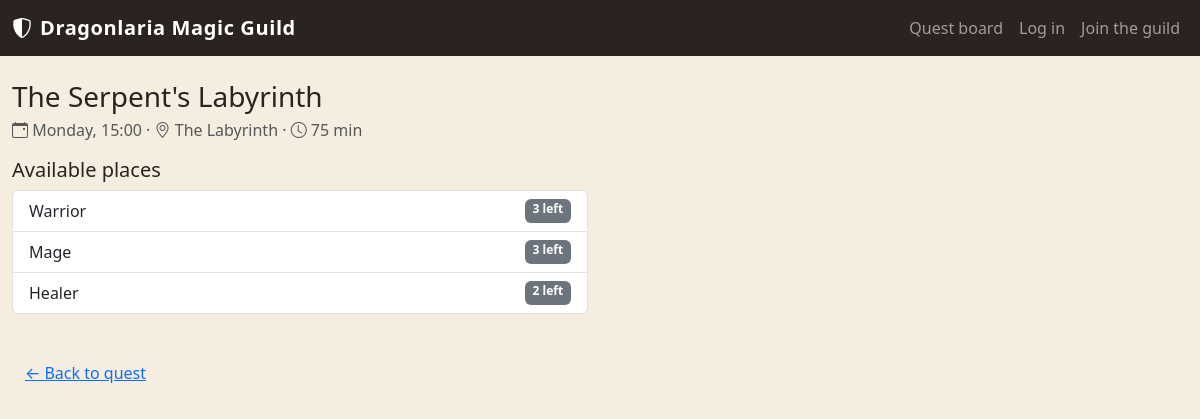
/sessions/1, run on the app's committed database.
### tables this page shows
CREATE TABLE "QUESTS" (
	"quest_id"	INTEGER NOT NULL UNIQUE,
	"created_by"	INTEGER NOT NULL,
	"title"	TEXT NOT NULL,
	"dur_mins"	INTEGER NOT NULL,
	"quest_type"	TEXT NOT NULL,
	"difficulty"	TEXT NOT NULL,
	"desc"	TEXT NOT NULL,
	"image_path"	TEXT NOT NULL,
	PRIMARY KEY("quest_id" AUTOINCREMENT),
	FOREIGN KEY("created_by") REFERENCES "USERS"("user_id")
);

CREATE TABLE "QUEST_SESSIONS" (
	"session_id"	INTEGER NOT NULL UNIQUE,
	"quest_id"	INTEGER NOT NULL,
	"day"	TEXT NOT NULL,
	"start_time"	TEXT NOT NULL,
	"location"	TEXT NOT NULL,
	PRIMARY KEY("session_id" AUTOINCREMENT),
	FOREIGN KEY("quest_id") REFERENCES "QUESTS"("quest_id")
);

### app.py (the view)
@app.route("/sessions/<int:session_id>")
def session(session_id):
    session_db = quest_sessions_dao.get_session_by_id(session_id)
    if session_db is None:
        flash("Quest session not found", "danger")
        return redirect(url_for("homepage"))
    remaining = quest_sessions_dao.get_all_remaining_places(session_id)
    return render_template("public/session.html", session=session_db, remaining=remaining, roles=list(ROLE_CAPACITIES.keys()))

### quest_sessions_dao.py (called while the page is built)
def get_remaining_places(session_id, role_category):
    capacities = {"Warrior": 4, "Mage": 3, "Healer": 2} #capacities dictionary
    query = (
        "SELECT COALESCE(SUM(places_reserved), 0) AS taken " #COALESCE is added bc if no participants = return 0 rather than NULL
        "FROM PARTICIPATIONS P "
        "WHERE session_id = ? AND role_is = ?" )
    conn = sqlite3.connect("database/myquest.db")
    conn.row_factory = sqlite3.Row
    cursor = conn.cursor()
    cursor.execute(query, (session_id, role_category))
    db_participation = cursor.fetchone()
    cursor.close()
    conn.close()
    return capacities[role_category] - db_participation["taken"] #returns int value of remaining places for role

def get_all_remaining_places(session_id):
    capacities = {"Warrior": 4, "Mage": 3, "Healer": 2}
    remaining = {}
    for role in capacities:
        remaining[role] = get_remaining_places(session_id, role)
    return remaining

def get_session_by_id(session_id):
    query = (
        "SELECT QS.*, Q.title, Q.quest_type, Q.difficulty, Q.dur_mins AS duration_minutes, "
        "Q.desc AS description, Q.image_path "
        "FROM QUEST_SESSIONS QS "
        "JOIN QUESTS Q ON QS.quest_id = Q.quest_id "
        "WHERE QS.session_id = ?" )
    conn = sqlite3.connect("database/myquest.db")
    conn.row_factory = sqlite3.Row
    cursor = conn.cursor()
    cursor.execute(query, (session_id,))
    db_session = cursor.fetchone()
    cursor.close()
    conn.close()
    return db_session

### templates/public/session.html (shortened to what this page needs)
{% extends "base.html" %}
{% block content %}
<div class="col-12 col-lg-6">
  <h1 class="h3 mb-1">{{ session.title }}</h1>
  <p class="text-muted mb-3">
    <i class="bi bi-calendar-event"></i> {{ session.day }}, {{ session.start_time }}
    &middot; <i class="bi bi-geo-alt"></i> {{ session.location }}
    &middot; <i class="bi bi-clock"></i> {{ session.duration_minutes }} min
  </p>
  <h2 class="h5">Available places</h2>
  <ul class="list-group mb-4">
    {% for role, spots in remaining.items() %}
    <li class="list-group-item d-flex justify-content-between">
      <span>{{ role }}</span>
      <span class="badge bg-secondary">{{ spots }} left</span>
    </li>
    {% endfor %}
  </ul>
  <a href="{{ url_for('quest', quest_id=session.quest_id) }}" class="btn btn-link mt-3">← Back to quest</a>
</div>
{% endblock %}

### static/style.css (style rules this page uses)
:root { --guild-ember: #b5502f; --guild-ember-dark: #7c3620; --guild-parchment: #f4ede0; --guild-ink: #2b2320; --guild-forest: #3c5741; }
body { background-color: var(--guild-parchment); color: var(--guild-ink); }

### data on the page
QUESTS: title "The Serpent's Labyrinth", duration_minutes "75"
QUEST_SESSIONS: day "Monday", start_time "15:00", location "The Labyrinth"

### other printed values
{{ role }} "Warrior" "Mage" "Healer"
{{ spots }} "3" "3" "2"
